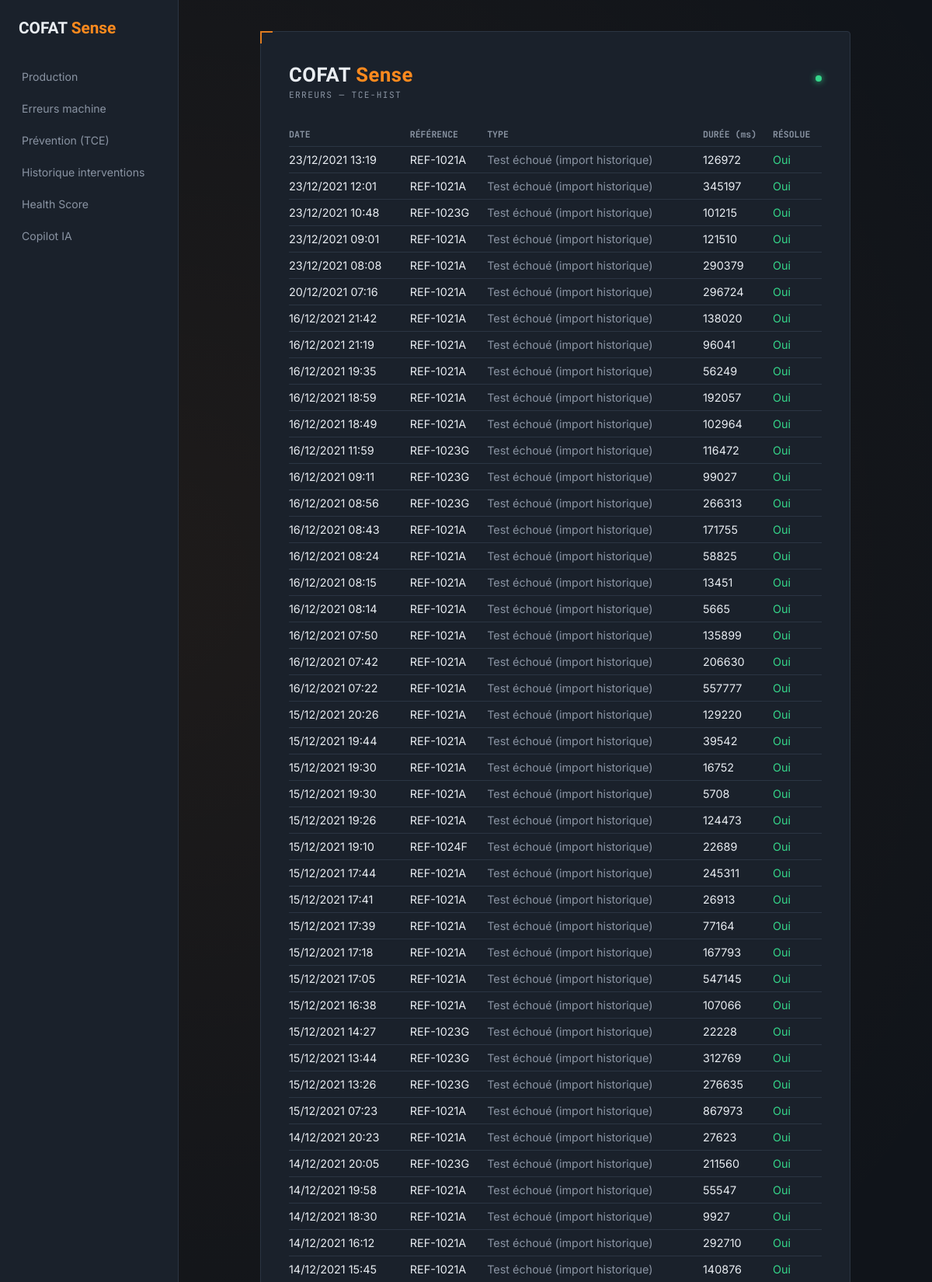
The page /maintenance/erreurs/machine/3 (signed in, upper part) on the database its author committed.
### app/models.py (models this page shows, shortened)
class Machine(db.Model):
    __tablename__ = "machines"
    id = db.Column(db.Integer, primary_key=True)
    code = db.Column(db.String(50), unique=True, nullable=False)
    nom = db.Column(db.String(100), nullable=True)
    ligne = db.Column(db.String(50), nullable=True)
    groupe = db.Column(db.String(50), nullable=True)
    uap = db.Column(db.String(20), nullable=True)
    actif = db.Column(db.Boolean, default=True)
    seuil_comptage = db.Column(db.Integer, nullable=True)
    productions = db.relationship("ProductionRecord", back_populates="machine")

class ErreurMachine(db.Model):
    __tablename__ = "erreurs_machine"
    id = db.Column(db.Integer, primary_key=True)
    machine_id = db.Column(db.Integer, db.ForeignKey("machines.id"), nullable=False)
    date_detection = db.Column(db.DateTime, nullable=False)
    reference = db.Column(db.String(50), nullable=True)
    holder = db.Column(db.String(50), nullable=True)
    way = db.Column(db.String(50), nullable=True)
    detection = db.Column(db.String(50), nullable=True)
    wire = db.Column(db.String(50), nullable=True)
    type_erreur = db.Column(db.String(80), nullable=False)
    resolue = db.Column(db.Boolean, default=False)
    duree_ms = db.Column(db.Integer, nullable=True)
    source_fichier = db.Column(db.String(255), nullable=True)
    machine = db.relationship("Machine", backref="erreurs")

### app/maintenance/routes.py (the view)
@maintenance_bp.route("/erreurs/machine/<int:machine_id>")
@login_required
def erreurs_machine(machine_id):
    machine = Machine.query.get_or_404(machine_id)
    erreurs = (
        ErreurMachine.query
        .filter_by(machine_id=machine_id)
        .order_by(ErreurMachine.date_detection.desc())
        .limit(100)
        .all()
    )
    return render_template(
        "maintenance/erreurs_machine.html", machine=machine, erreurs=erreurs
    )

### app/models.py (called while the page is built)
    @property
    def nom_complet(self) -> str:
        return f"{self.prenom} {self.nom}"

### app/templates/maintenance/erreurs_machine.html (shortened to what this page needs)
{% extends "base.html" %}
{% block content %}
<div class="panel" style="width: min(760px, 100%);">
  <div class="panel-header">
    <span class="brand">COFAT <span>Sense</span></span>
    <span class="status-dot"></span>
  </div>
  <p class="eyebrow">Erreurs — {{ machine.code }}</p>
  <table style="width:100%; border-collapse: collapse; margin-top: 10px; font-size: 0.9rem;">
    <thead>
      <tr style="text-align:left; border-bottom: 1px solid var(--border);">
        <th style="padding: 8px 0; color: var(--text-muted); font-family: var(--font-mono); font-size: 0.72rem;">DATE</th>
        <th style="padding: 8px 0; color: var(--text-muted); font-family: var(--font-mono); font-size: 0.72rem;">RÉFÉRENCE</th>
        <th style="padding: 8px 0; color: var(--text-muted); font-family: var(--font-mono); font-size: 0.72rem;">TYPE</th>
        <th style="padding: 8px 0; color: var(--text-muted); font-family: var(--font-mono); font-size: 0.72rem;">DURÉE (ms)</th>
        <th style="padding: 8px 0; color: var(--text-muted); font-family: var(--font-mono); font-size: 0.72rem;">RÉSOLUE</th>
      </tr>
    </thead>
    <tbody>
      {% for e in erreurs %}
      <tr style="border-bottom: 1px solid var(--border);">
        <td style="padding: 8px 0;">{{ e.date_detection.strftime("%d/%m/%Y %H:%M") }}</td>
        <td style="padding: 8px 0;">{{ e.reference or "-" }}</td>
        <td style="padding: 8px 0; color: var(--text-muted);">{{ e.type_erreur }}</td>
        <td style="padding: 8px 0;">{{ e.duree_ms or "-" }}</td>
        <td style="padding: 8px 0;">
          {% if e.resolue %}<span style="color: var(--ok);">Oui</span>{% else %}<span style="color: var(--danger);">Non</span>{% endif %}
        </td>
      </tr>
      {% endfor %}
    </tbody>
  </table>
</div>
{% endblock %}

### app/static/css/style.css (style rules this page uses)
:root { --bg-base: #10141a; --bg-panel: #1a212b; --bg-panel-raised: #212a37; --border: #2b3543; --text-primary: #e9edf2; --text-muted: #8a94a3; --accent: #ff8a1e; --accent-dim: #d9720f; --ok: #35d68a; --danger: #ef4d5e; --font-display: "Barlow Condensed", sans-serif; --font-body: "Inter", sans-serif; --font-mono: "JetBrains Mono", monospace; }
* { box-sizing: border-box; }
body { margin: 0; min-height: 100vh; background: var(--bg-base); background-image: radial-gradient(circle at 15% 20%, rgba(255, 138, 30, 0.06), transparent 40%), radial-gradient(circle at 85% 80%, rgba(53, 214, 138, 0.05), transparent 40%); color: var(--text-primary); font-family: var(--font-body); display: flex; align-items: stretch; justify-content: flex-start; padding: 0; }
.panel { position: relative; width: min(400px, 100%); background: var(--bg-panel); border: 1px solid var(--border); border-radius: 4px; padding: 40px 36px 32px; }
.panel::before, .panel::after { content: ""; position: absolute; width: 14px; height: 14px; border: 2px solid var(--accent); opacity: 0.85; }
.panel::before { top: -1px; left: -1px; border-right: none; border-bottom: none; }
.panel::after { bottom: -1px; right: -1px; border-left: none; border-top: none; }
.panel-header { display: flex; align-items: baseline; justify-content: space-between; margin-bottom: 4px; }
.brand { font-family: var(--font-display); font-weight: 700; font-size: 1.6rem; letter-spacing: 0.02em; color: var(--text-primary); }
.brand span { color: var(--accent); }
.status-dot { width: 8px; height: 8px; border-radius: 50%; background: var(--ok); box-shadow: 0 0 8px var(--ok); display: inline-block; }
.eyebrow { font-family: var(--font-mono); font-size: 0.7rem; letter-spacing: 0.12em; text-transform: uppercase; color: var(--text-muted); margin: 0 0 28px; }
:root { --cat-mecanique-bg: #eef2ff; --cat-mecanique-border: #6366f1; --cat-mecanique-text: #4338ca; --cat-electrique-bg: #fff7ed; --cat-electrique-border: #f59e0b; --cat-electrique-text: #b45309; --cat-pneumatique-bg: #ecfeff; --cat-pneumatique-border: #06b6d4; --cat-pneumatique-text: #0e7490; --cat-informatique-bg: #faf5ff; --cat-informatique-border: #a855f7; --cat-informatique-text: #7e22ce; --cat-securite-bg: #fef2f2; --cat-securite-border: #ef4444; --cat-securite-text: #b91c1c; }

### rows shown on the page
Machine: code "TCE-HIST"
ErreurMachine: date_detection "23/12/2021 13:19", reference "REF-1021A", type_erreur "Test échoué (import historique)", duree_ms "126972", resolue "Oui"
ErreurMachine: date_detection "23/12/2021 12:01", reference "REF-1021A", type_erreur "Test échoué (import historique)", duree_ms "345197", resolue "Oui"
ErreurMachine: date_detection "23/12/2021 10:48", reference "REF-1023G", type_erreur "Test échoué (import historique)", duree_ms "101215", resolue "Oui"
ErreurMachine: date_detection "23/12/2021 09:01", reference "REF-1021A", type_erreur "Test échoué (import historique)", duree_ms "121510", resolue "Oui"
ErreurMachine: date_detection "23/12/2021 08:08", reference "REF-1021A", type_erreur "Test échoué (import historique)", duree_ms "290379", resolue "Oui"
ErreurMachine: date_detection "20/12/2021 07:16", reference "REF-1021A", type_erreur "Test échoué (import historique)", duree_ms "296724", resolue "Oui"
ErreurMachine: date_detection "16/12/2021 21:42", reference "REF-1021A", type_erreur "Test échoué (import historique)", duree_ms "138020", resolue "Oui"
ErreurMachine: date_detection "16/12/2021 21:19", reference "REF-1021A", type_erreur "Test échoué (import historique)", duree_ms "96041", resolue "Oui"
ErreurMachine: date_detection "16/12/2021 19:35", reference "REF-1021A", type_erreur "Test échoué (import historique)", duree_ms "56249", resolue "Oui"
ErreurMachine: date_detection "16/12/2021 18:59", reference "REF-1021A", type_erreur "Test échoué (import historique)", duree_ms "192057", resolue "Oui"
ErreurMachine: date_detection "16/12/2021 18:49", reference "REF-1021A", type_erreur "Test échoué (import historique)", duree_ms "102964", resolue "Oui"
ErreurMachine: date_detection "16/12/2021 11:59", reference "REF-1023G", type_erreur "Test échoué (import historique)", duree_ms "116472", resolue "Oui"
ErreurMachine: date_detection "16/12/2021 09:11", reference "REF-1023G", type_erreur "Test échoué (import historique)", duree_ms "99027", resolue "Oui"
ErreurMachine: date_detection "16/12/2021 08:56", reference "REF-1023G", type_erreur "Test échoué (import historique)", duree_ms "266313", resolue "Oui"
ErreurMachine: date_detection "16/12/2021 08:43", reference "REF-1021A", type_erreur "Test échoué (import historique)", duree_ms "171755", resolue "Oui"
ErreurMachine: date_detection "16/12/2021 08:24", reference "REF-1021A", type_erreur "Test échoué (import historique)", duree_ms "58825", resolue "Oui"
ErreurMachine: date_detection "16/12/2021 08:15", reference "REF-1021A", type_erreur "Test échoué (import historique)", duree_ms "13451", resolue "Oui"
ErreurMachine: date_detection "16/12/2021 08:14", reference "REF-1021A", type_erreur "Test échoué (import historique)", duree_ms "5665", resolue "Oui"
ErreurMachine: date_detection "16/12/2021 07:50", reference "REF-1021A", type_erreur "Test échoué (import historique)", duree_ms "135899", resolue "Oui"
ErreurMachine: date_detection "16/12/2021 07:42", reference "REF-1021A", type_erreur "Test échoué (import historique)", duree_ms "206630", resolue "Oui"
ErreurMachine: date_detection "16/12/2021 07:22", reference "REF-1021A", type_erreur "Test échoué (import historique)", duree_ms "557777", resolue "Oui"
ErreurMachine: date_detection "15/12/2021 20:26", reference "REF-1021A", type_erreur "Test échoué (import historique)", duree_ms "129220", resolue "Oui"
ErreurMachine: date_detection "15/12/2021 19:44", reference "REF-1021A", type_erreur "Test échoué (import historique)", duree_ms "39542", resolue "Oui"
ErreurMachine: date_detection "15/12/2021 19:30", reference "REF-1021A", type_erreur "Test échoué (import historique)", duree_ms "16752", resolue "Oui"
ErreurMachine: date_detection "15/12/2021 19:30", reference "REF-1021A", type_erreur "Test échoué (import historique)", duree_ms "5708", resolue "Oui"
ErreurMachine: date_detection "15/12/2021 19:26", reference "REF-1021A", type_erreur "Test échoué (import historique)", duree_ms "124473", resolue "Oui"
ErreurMachine: date_detection "15/12/2021 19:10", reference "REF-1024F", type_erreur "Test échoué (import historique)", duree_ms "22689", resolue "Oui"
ErreurMachine: date_detection "15/12/2021 17:44", reference "REF-1021A", type_erreur "Test échoué (import historique)", duree_ms "245311", resolue "Oui"
ErreurMachine: date_detection "15/12/2021 17:41", reference "REF-1021A", type_erreur "Test échoué (import historique)", duree_ms "26913", resolue "Oui"
ErreurMachine: date_detection "15/12/2021 17:39", reference "REF-1021A", type_erreur "Test échoué (import historique)", duree_ms "77164", resolue "Oui"
ErreurMachine: date_detection "15/12/2021 17:18", reference "REF-1021A", type_erreur "Test échoué (import historique)", duree_ms "167793", resolue "Oui"
ErreurMachine: date_detection "15/12/2021 17:05", reference "REF-1021A", type_erreur "Test échoué (import historique)", duree_ms "547145", resolue "Oui"
ErreurMachine: date_detection "15/12/2021 16:38", reference "REF-1021A", type_erreur "Test échoué (import historique)", duree_ms "107066", resolue "Oui"
ErreurMachine: date_detection "15/12/2021 14:27", reference "REF-1023G", type_erreur "Test échoué (import historique)", duree_ms "22228", resolue "Oui"
ErreurMachine: date_detection "15/12/2021 13:44", reference "REF-1023G", type_erreur "Test échoué (import historique)", duree_ms "312769", resolue "Oui"
ErreurMachine: date_detection "15/12/2021 13:26", reference "REF-1023G", type_erreur "Test échoué (import historique)", duree_ms "276635", resolue "Oui"
ErreurMachine: date_detection "15/12/2021 07:23", reference "REF-1021A", type_erreur "Test échoué (import historique)", duree_ms "867973", resolue "Oui"
ErreurMachine: date_detection "14/12/2021 20:23", reference "REF-1021A", type_erreur "Test échoué (import historique)", duree_ms "27623", resolue "Oui"
ErreurMachine: date_detection "14/12/2021 20:05", reference "REF-1023G", type_erreur "Test échoué (import historique)", duree_ms "211560", resolue "Oui"
ErreurMachine: date_detection "14/12/2021 19:58", reference "REF-1021A", type_erreur "Test échoué (import historique)", duree_ms "55547", resolue "Oui"
ErreurMachine: date_detection "14/12/2021 18:30", reference "REF-1021A", type_erreur "Test échoué (import historique)", duree_ms "9927", resolue "Oui"
ErreurMachine: date_detection "14/12/2021 16:12", reference "REF-1021A", type_erreur "Test échoué (import historique)", duree_ms "292710", resolue "Oui"
ErreurMachine: date_detection "14/12/2021 15:45", reference "REF-1021A", type_erreur "Test échoué (import historique)", duree_ms "140876", resolue "Oui"
